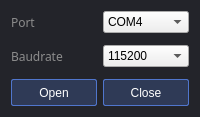
         <widget class="QFrame" name="frame_6">
          <property name="styleSheet">
           <string notr="true">QFrame{
border-radius: 8px;
background-color: rgb(35, 36, 42);
}
QPushButton{
border: 1px solid rgb(80, 118, 205);
margin: 0px;
padding: 0px;
background:rgba(80, 118, 205, 70);
border-radius: 2px;
color: rgba(255, 255, 255, 255);
}
QPushButton:hover{
  background:rgba(80, 118, 205, 200);
  color:rgba(255, 255, 255, 210);
  border-radius:2px;
}
QPushButton:pressed{
  background:rgba(80, 118, 205, 100);
}
QPushButton:disabled{
  background:rgba(100, 100, 100, 100);
  color:rgba(255, 255, 255, 100);
}</string>
          </property>
          <property name="frameShape">
           <enum>QFrame::StyledPanel</enum>
          </property>
          <property name="frameShadow">
           <enum>QFrame::Raised</enum>
          </property>
          <layout class="QVBoxLayout" name="verticalLayout_7">
           <item>
            <layout class="QGridLayout" name="gridLayout_2">
             <property name="verticalSpacing">
              <number>12</number>
             </property>
             <item row="0" column="0">
              <widget class="QLabel" name="label_10">
               <property name="font">
                <font>
                 <family>맑은 고딕</family>
                 <weight>50</weight>
                 <bold>false</bold>
                </font>
               </property>
               <property name="styleSheet">
                <string notr="true">color: rgb(140, 140, 140);</string>
               </property>
               <property name="text">
                <string>Port</string>
               </property>
              </widget>
             </item>
             <item row="1" column="1">
              <widget class="QComboBox" name="comboBox_2">
               <item>
                <property name="text">
                 <string>115200</string>
                </property>
               </item>
              </widget>
             </item>
             <item row="1" column="0">
              <widget class="QLabel" name="label_11">
               <property name="font">
                <font>
                 <family>맑은 고딕</family>
                 <weight>50</weight>
                 <bold>false</bold>
                </font>
               </property>
               <property name="styleSheet">
                <string notr="true">color: rgb(140, 140, 140);</string>
               </property>
               <property name="text">
                <string>Baudrate</string>
               </property>
              </widget>
             </item>
             <item row="0" column="1">
              <widget class="QComboBox" name="comboBox">
               <property name="styleSheet">
                <string notr="true"/>
               </property>
               <item>
                <property name="text">
                 <string>COM4</string>
                </property>
               </item>
              </widget>
             </item>
             <item row="2" column="0">
              <widget class="QPushButton" name="pushButton">
               <property name="minimumSize">
                <size>
                 <width>0</width>
                 <height>27</height>
                </size>
               </property>
               <property name="text">
                <string>Open</string>
               </property>
              </widget>
             </item>
             <item row="2" column="1">
              <widget class="QPushButton" name="pushButton_2">
               <property name="minimumSize">
                <size>
                 <width>0</width>
                 <height>27</height>
                </size>
               </property>
               <property name="text">
                <string>Close</string>
               </property>
              </widget>
             </item>
            </layout>
           </item>
          </layout>
         </widget>
